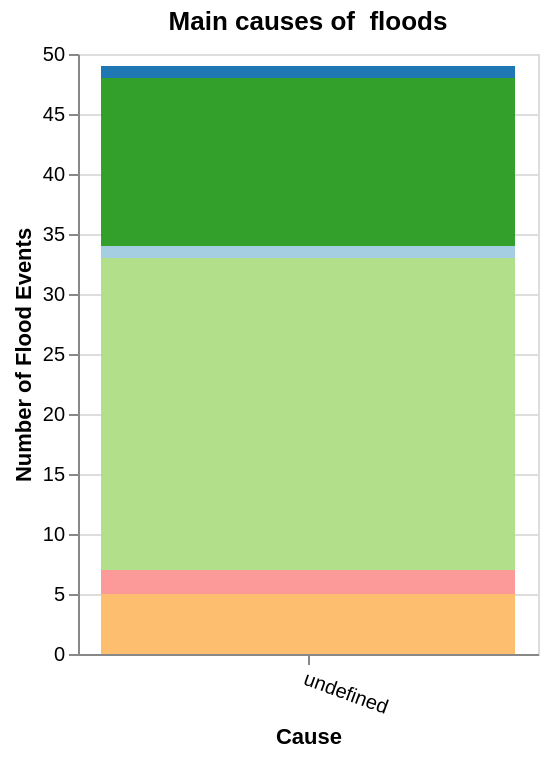

Source (Vega-Lite JSON):
### Vega-Lite specification from a JSON file in a GitHub repository (floating-point values rounded to 4 significant figures)
{"$schema": "https://vega.github.io/schema/vega-lite/v4.json", "width": 230, "height": 300, "title": "Main causes of  floods", "description": "A simple bar chart with embedded data.", "data": {"values": [{"cause": "Heavy monsoon rains", "Number of Flood Events": 1, "color": "#a6cee3"}, {"cause": "Brief torrential rain", "Number of Flood Events": 1, "color": "#1f78b4"}, {"cause": "torrential rain", "Number of Flood Events": 2, "color": "#fb9a99"}, {"cause": "Heavy rain", "Number of Flood Events": 14, "color": "#33a02c"}, {"cause": "monsoonal rain", "Number of Flood Events": 26, "color": "#b2df8a "}, {"cause": "tropical cyclone", "Number of Flood Events": 5, "color": "#fdbf6f"}]}, "mark": "bar", "encoding": {"x": {"field": "Cause", "type": "nominal", "axis": {"labelAngle": 20}}, "y": {"field": "Number of Flood Events", "type": "quantitative"}, "color": {"field": "color", "type": "nominal", "scale": null}}}
